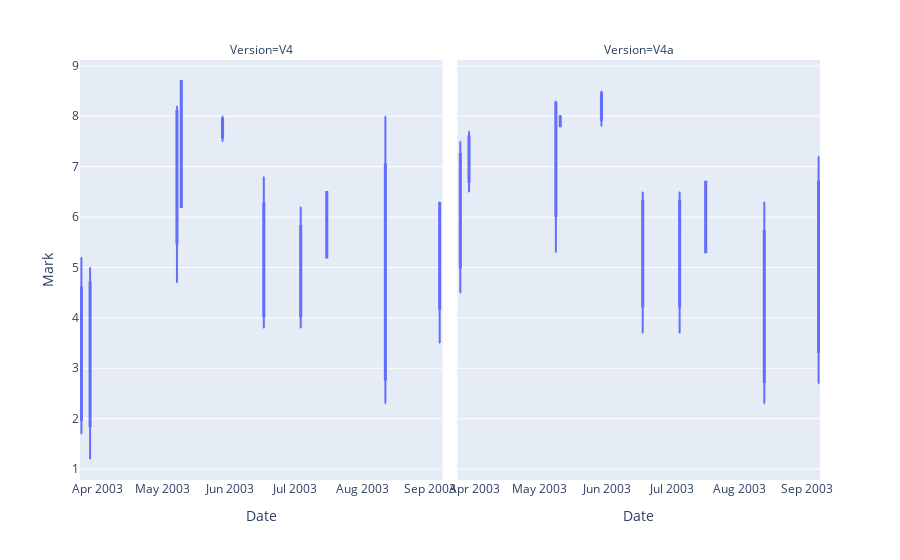

The cell this chart's notebook holds for it:
### Code cell
#Same goal, however different mode - box
fig4 = px.box(df,x = 'Date',y = 'Mark', facet_col = 'Version')
fig4.show()

### Figure 1 — Plotly figure (JSON) as saved in the notebook; plotly's stock layout.template omitted (floating-point values rounded to 4 significant figures)
{"data": [{"alignmentgroup": "True", "hovertemplate": "Version=V4<br>Date=%{x}<br>Mark=%{y}<extra></extra>", "legendgroup": "", "marker": {"color": "#636efa"}, "name": "", "notched": false, "offsetgroup": "", "orientation": "v", "showlegend": false, "type": "box", "x": ["2003-03-25T00:00:00", "2003-03-25T00:00:00", "2003-03-25T00:00:00", "2003-03-29T00:00:00", "2003-03-29T00:00:00", "2003-03-29T00:00:00", "2003-05-08T00:00:00", "2003-05-08T00:00:00", "2003-05-08T00:00:00", "2003-05-10T00:00:00", "2003-05-10T00:00:00", "2003-05-10T00:00:00", "2003-05-29T00:00:00", "2003-05-29T00:00:00", "2003-05-29T00:00:00", "2003-06-17T00:00:00", "2003-06-17T00:00:00", "2003-06-17T00:00:00", "2003-07-04T00:00:00", "2003-07-04T00:00:00", "2003-07-04T00:00:00", "2003-07-16T00:00:00", "2003-07-16T00:00:00", "2003-07-16T00:00:00", "2003-08-12T00:00:00", "2003-08-12T00:00:00", "2003-08-12T00:00:00", "2003-09-06T00:00:00", "2003-09-06T00:00:00", "2003-09-06T00:00:00"], "x0": " ", "xaxis": "x", "y": [1.7, 2.8, 5.2, 1.2, 3.8, 5, 4.7, 7.8, 8.2, 6.2, null, 8.7, 7.8, 8, 7.5, 6.8, 4.7, 3.8, 6.2, 4.7, 3.8, 5.2, null, 6.5, 8, 4.2, 2.3, 6.3, 6.2, 3.5], "y0": " ", "yaxis": "y"}, {"alignmentgroup": "True", "hovertemplate": "Version=V4a<br>Date=%{x}<br>Mark=%{y}<extra></extra>", "legendgroup": "", "marker": {"color": "#636efa"}, "name": "", "notched": false, "offsetgroup": "", "orientation": "v", "showlegend": false, "type": "box", "x": ["2003-03-25T00:00:00", "2003-03-25T00:00:00", "2003-03-25T00:00:00", "2003-03-29T00:00:00", "2003-03-29T00:00:00", "2003-03-29T00:00:00", "2003-05-08T00:00:00", "2003-05-08T00:00:00", "2003-05-08T00:00:00", "2003-05-10T00:00:00", "2003-05-10T00:00:00", "2003-05-10T00:00:00", "2003-05-29T00:00:00", "2003-05-29T00:00:00", "2003-05-29T00:00:00", "2003-06-17T00:00:00", "2003-06-17T00:00:00", "2003-06-17T00:00:00", "2003-07-04T00:00:00", "2003-07-04T00:00:00", "2003-07-04T00:00:00", "2003-07-16T00:00:00", "2003-07-16T00:00:00", "2003-07-16T00:00:00", "2003-08-12T00:00:00", "2003-08-12T00:00:00", "2003-08-12T00:00:00", "2003-09-06T00:00:00", "2003-09-06T00:00:00", "2003-09-06T00:00:00"], "x0": " ", "xaxis": "x2", "y": [4.5, 6.5, 7.5, 6.5, 7.3, 7.7, 5.3, 8.2, 8.3, 7.8, null, 8, 8.3, 8.5, 7.8, 6.5, 5.8, 3.7, 6.5, 5.8, 3.7, 5.3, null, 6.7, 6.3, 4, 2.3, 7.2, 5.2, 2.7], "y0": " ", "yaxis": "y2"}], "layout": {"annotations": [{"font": {}, "showarrow": false, "text": "Version=V4", "x": 0.245, "xanchor": "center", "xref": "paper", "y": 1, "yanchor": "bottom", "yref": "paper"}, {"font": {}, "showarrow": false, "text": "Version=V4a", "x": 0.755, "xanchor": "center", "xref": "paper", "y": 1, "yanchor": "bottom", "yref": "paper"}], "boxmode": "group", "legend": {"tracegroupgap": 0}, "margin": {"t": 60}, "xaxis": {"anchor": "y", "domain": [0, 0.49], "title": {"text": "Date"}}, "xaxis2": {"anchor": "y2", "domain": [0.51, 1], "matches": "x", "title": {"text": "Date"}}, "yaxis": {"anchor": "x", "domain": [0, 1], "title": {"text": "Mark"}}, "yaxis2": {"anchor": "x2", "domain": [0, 1], "matches": "y", "showticklabels": false}}}
